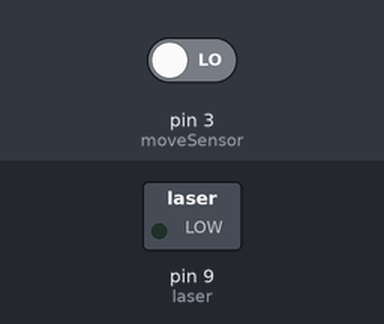
Bench run of a sketch on a simulated Arduino Uno, built with avr-gcc and run on an emulated ATmega328P. Shown: switched loads named in the sketch (green lamp = pin HIGH). The test bench sets the inputs (shaded band); at power-on: pin 3 (moveSensor) LOW.

Above: at 1.2 s.
1.3 s: pin 3 (moveSensor) driven HIGH
At 1.8 s:
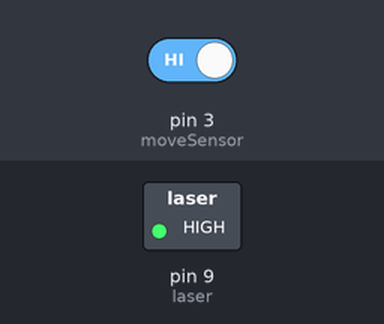
2.8 s: pin 3 (moveSensor) driven LOW
At 4.1 s:
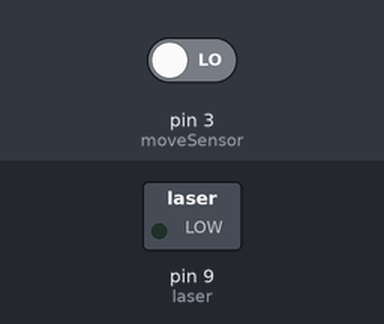
Timing chart, 0 to 5.8 s (numbered marks = the images above; inputs shaded):
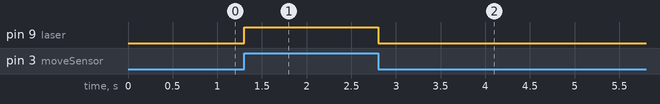

The sketch:

laser-test.ino
```cpp
int laser = 9;
int moveSensor = 3;
int moveSensorState = 0;
int val = 0;

void setup() {
  pinMode(laser, OUTPUT);
  pinMode(moveSensor, INPUT);
  Serial.begin(9600);
}

void loop() {
  val = digitalRead(moveSensor);
  if(val == HIGH){
    digitalWrite(laser, HIGH);
    }
  else{
    digitalWrite(laser, LOW);
    if(moveSensorState == HIGH){
      Serial.println("Motion ended");
      moveSensorState = LOW;
      }
    }
}
```

Measured:
- after the input at 1.3 s, pin 9 (laser): LOW → HIGH at once
- after the input at 2.8 s, pin 9 (laser): HIGH → LOW at once
